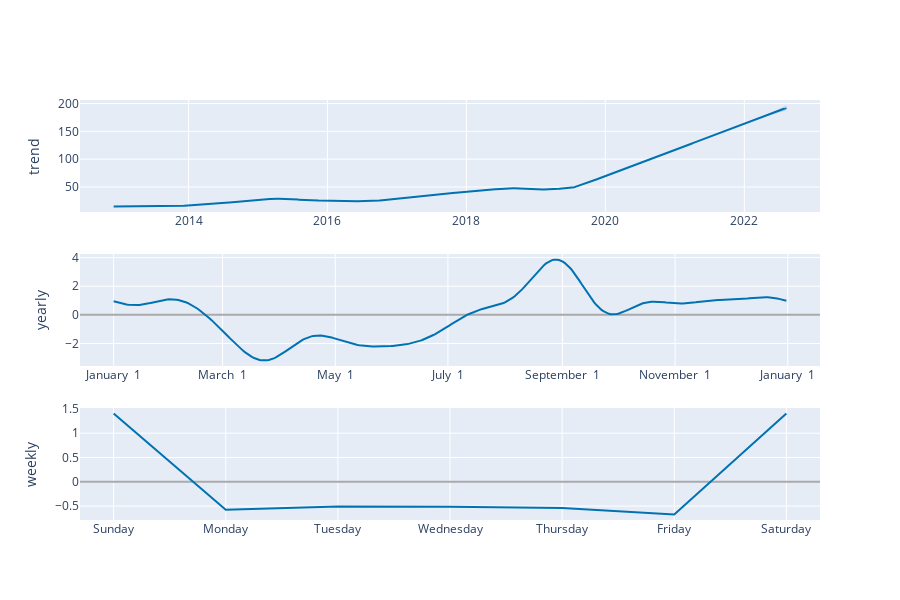

The notebook cell this image was saved under:
### Code cell
plot_components_plotly(model, forecast)

### Figure 1 — Plotly figure (JSON) as saved in the notebook; plotly's stock layout.template omitted (floating-point values rounded to 4 significant figures; data arrays with more than 128 entries replaced by an {"elided": "..."} marker saying what was removed)
{"data": [{"line": {"color": "#0072B2", "width": 2}, "mode": "lines", "name": "trend", "type": "scatter", "x": {"elided": "2518 str values"}, "xaxis": "x", "y": {"elided": "2518 float values"}, "yaxis": "y"}, {"line": {"color": "rgba(0, 114, 178, 0.2)", "width": 0}, "mode": "lines", "name": "trend_upper", "type": "scatter", "x": {"elided": "2518 str values"}, "xaxis": "x", "y": {"elided": "2518 float values"}, "yaxis": "y"}, {"fill": "tonexty", "fillcolor": "rgba(0, 114, 178, 0.2)", "line": {"color": "rgba(0, 114, 178, 0.2)", "width": 0}, "mode": "lines", "name": "trend_lower", "type": "scatter", "x": {"elided": "2518 str values"}, "xaxis": "x", "y": {"elided": "2518 float values"}, "yaxis": "y"}, {"line": {"color": "#0072B2", "width": 2}, "mode": "lines", "name": "yearly", "type": "scatter", "x": {"elided": "365 str values"}, "xaxis": "x2", "y": {"elided": "365 float values"}, "yaxis": "y2"}, {"line": {"color": "#0072B2", "width": 2}, "mode": "lines", "name": "weekly", "type": "scatter", "x": ["2017-01-01T00:00:00", "2017-01-02T00:00:00", "2017-01-03T00:00:00", "2017-01-04T00:00:00", "2017-01-05T00:00:00", "2017-01-06T00:00:00", "2017-01-07T00:00:00"], "xaxis": "x3", "y": [1.404, -0.5735, -0.5068, -0.5149, -0.5418, -0.6716, 1.404], "yaxis": "y3"}], "layout": {"height": 600, "showlegend": false, "width": 900, "xaxis": {"anchor": "y", "domain": [0, 1], "range": ["2012-06-09T03:36:00", "2023-02-02T20:24:00"], "type": "date"}, "xaxis2": {"anchor": "y2", "domain": [0, 1], "range": ["2016-12-13T18:54:02.958904115", "2018-01-18T11:04:57.863013581"], "tickformat": "%B %e", "type": "date"}, "xaxis3": {"anchor": "y3", "domain": [0, 1], "range": ["2016-12-31T16:48:00", "2017-01-07T07:12:00"], "tickformat": "%A", "type": "date"}, "yaxis": {"anchor": "x", "domain": [0.7333, 1], "rangemode": "normal", "title": {"text": "trend"}, "zerolinecolor": "#AAA"}, "yaxis2": {"anchor": "x2", "domain": [0.3667, 0.6333], "title": {"text": "yearly"}, "zerolinecolor": "#AAA"}, "yaxis3": {"anchor": "x3", "domain": [0, 0.2667], "title": {"text": "weekly"}, "zerolinecolor": "#AAA"}}}
